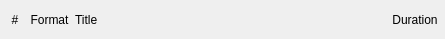
<?xml version="1.0" encoding="UTF-8"?>
<ui version="4.0">
 <class>PlayListHeaderWidget</class>
 <widget class="QWidget" name="PlayListHeaderWidget">
  <property name="geometry">
   <rect>
    <x>0</x>
    <y>0</y>
    <width>445</width>
    <height>39</height>
   </rect>
  </property>
  <property name="windowTitle">
   <string>Form</string>
  </property>
  <layout class="QGridLayout" name="gridLayout">
   <property name="leftMargin">
    <number>0</number>
   </property>
   <property name="topMargin">
    <number>0</number>
   </property>
   <property name="rightMargin">
    <number>0</number>
   </property>
   <property name="bottomMargin">
    <number>0</number>
   </property>
   <property name="spacing">
    <number>0</number>
   </property>
   <item row="0" column="0" rowspan="2">
    <widget class="QLabel" name="label_3">
     <property name="sizePolicy">
      <sizepolicy hsizetype="Fixed" vsizetype="Preferred">
       <horstretch>0</horstretch>
       <verstretch>0</verstretch>
      </sizepolicy>
     </property>
     <property name="minimumSize">
      <size>
       <width>30</width>
       <height>0</height>
      </size>
     </property>
     <property name="text">
      <string>#</string>
     </property>
     <property name="alignment">
      <set>Qt::AlignCenter</set>
     </property>
    </widget>
   </item>
   <item row="0" column="1" rowspan="2">
    <widget class="QLabel" name="label_5">
     <property name="sizePolicy">
      <sizepolicy hsizetype="Fixed" vsizetype="Preferred">
       <horstretch>0</horstretch>
       <verstretch>0</verstretch>
      </sizepolicy>
     </property>
     <property name="minimumSize">
      <size>
       <width>30</width>
       <height>0</height>
      </size>
     </property>
     <property name="text">
      <string>Format</string>
     </property>
     <property name="alignment">
      <set>Qt::AlignCenter</set>
     </property>
    </widget>
   </item>
   <item row="0" column="2" rowspan="2">
    <spacer name="horizontalSpacer">
     <property name="orientation">
      <enum>Qt::Horizontal</enum>
     </property>
     <property name="sizeType">
      <enum>QSizePolicy::Fixed</enum>
     </property>
     <property name="sizeHint" stdset="0">
      <size>
       <width>6</width>
       <height>20</height>
      </size>
     </property>
    </spacer>
   </item>
   <item row="0" column="4" rowspan="2">
    <spacer name="horizontalSpacer_2">
     <property name="orientation">
      <enum>Qt::Horizontal</enum>
     </property>
     <property name="sizeType">
      <enum>QSizePolicy::Fixed</enum>
     </property>
     <property name="sizeHint" stdset="0">
      <size>
       <width>6</width>
       <height>20</height>
      </size>
     </property>
    </spacer>
   </item>
   <item row="0" column="5" rowspan="2">
    <widget class="QLabel" name="label_4">
     <property name="sizePolicy">
      <sizepolicy hsizetype="Fixed" vsizetype="Preferred">
       <horstretch>0</horstretch>
       <verstretch>0</verstretch>
      </sizepolicy>
     </property>
     <property name="minimumSize">
      <size>
       <width>60</width>
       <height>0</height>
      </size>
     </property>
     <property name="text">
      <string>Duration</string>
     </property>
     <property name="alignment">
      <set>Qt::AlignCenter</set>
     </property>
    </widget>
   </item>
   <item row="0" column="3" rowspan="2">
    <widget class="QLabel" name="label">
     <property name="sizePolicy">
      <sizepolicy hsizetype="Expanding" vsizetype="Preferred">
       <horstretch>0</horstretch>
       <verstretch>0</verstretch>
      </sizepolicy>
     </property>
     <property name="text">
      <string>Title</string>
     </property>
    </widget>
   </item>
  </layout>
 </widget>
 <resources/>
 <connections/>
</ui>
